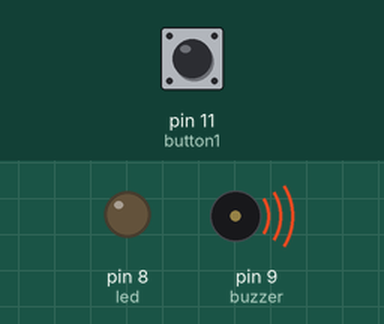
A sketch run on a simulated Arduino Uno, built with avr-gcc and run on an emulated ATmega328P. Parts: output pins drawn as LEDs (lit = HIGH), buzzer (waves = sounding). Inputs (shaded band) come from the test bench; at power-on: pin 11 (button1) HIGH.

Above: at 1.2 s.
1.3 s: pin 11 (button1) pulled LOW for 1 s
At 2.25 s:
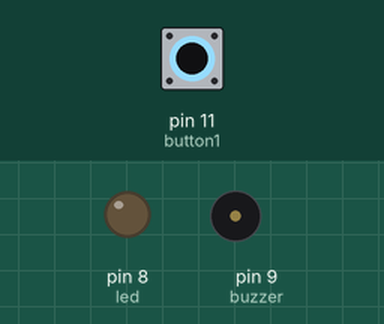
3.8 s: pin 11 (button1) pulled LOW for 3.2 s
Timing chart, 0 to 14.5 s (numbered marks = the images above; inputs shaded):
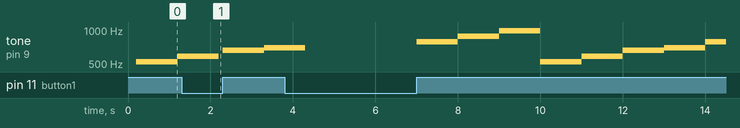

Measured:
- by itself, tone on pin 9 (buzzer): plays 784 Hz for 1.0 s, 880 Hz for 1.0 s, 988 Hz for 1.0 s, 523 Hz for 1.0 s, 587 Hz for 1.0 s, 659 Hz for 1.0 s … (8 notes in this stretch)

The sketch:

res.ino
```cpp
// File generated by ArduinoML (C/yacc/lex)

#define NOTE_A 880
#define NOTE_B 988
#define NOTE_C 523
#define NOTE_D 587
#define NOTE_E 659
#define NOTE_F 698
#define NOTE_G 784

#define OFF LOW
#define ON HIGH
#define SHORT 1000
#define LONG 3000

long time = 0;
long debounce = 200;

int buzzer = 9;
int led = 8;
int button2 = 10;
int button1 = 11;

void setup() {
  pinMode(buzzer, OUTPUT);
  pinMode(led, OUTPUT);
  pinMode(button2, INPUT);
  pinMode(button1, INPUT);
}

void do_action(int actuator, int act_signal, int value, boolean guard) {
  if (!guard) return;
  if (act_signal == OFF || act_signal == ON) {
    digitalWrite(actuator, act_signal);
  } else {
    tone(actuator, value, 1000 / 1);
    delay(act_signal);
    noTone(actuator);
  }
}

void state_on(boolean act_guard) {
  do_action(led, ON, HIGH, act_guard);
  do_action(buzzer, SHORT, NOTE_C, act_guard);
  delay(SHORT);
  do_action(buzzer, SHORT, NOTE_C, act_guard);
  delay(SHORT);
  do_action(buzzer, SHORT, NOTE_C, act_guard);
  boolean guard =  millis() - time > debounce;
  if (digitalRead(button1) == LOW && guard) {
    time = millis();
    state_off(true);
  } else if (digitalRead(button2) == LOW && guard) {
    time = millis();
    state_off(true);
  } else  {
    state_on(false);
  }
}

void state_do(boolean act_guard) {
  do_action(buzzer, SHORT, NOTE_C, act_guard);
  boolean guard =  millis() - time > debounce;
  if (digitalRead(button1) == HIGH && guard) {
    time = millis();
    state_re(true);
  } else  {
    state_do(false);
  }
}

void state_re(boolean act_guard) {
  do_action(buzzer, SHORT, NOTE_D, act_guard);
  boolean guard =  millis() - time > debounce;
  if (digitalRead(button1) == HIGH && guard) {
    time = millis();
    state_mi(true);
  } else  {
    state_re(false);
  }
}

void state_mi(boolean act_guard) {
  do_action(buzzer, SHORT, NOTE_E, act_guard);
  boolean guard =  millis() - time > debounce;
  if (digitalRead(button1) == HIGH && guard) {
    time = millis();
    state_fa(true);
  } else  {
    state_mi(false);
  }
}

void state_fa(boolean act_guard) {
  do_action(buzzer, SHORT, NOTE_F, act_guard);
  boolean guard =  millis() - time > debounce;
  if (digitalRead(button1) == HIGH && guard) {
    time = millis();
    state_sol(true);
  } else  {
    state_fa(false);
  }
}

void state_sol(boolean act_guard) {
  do_action(buzzer, SHORT, NOTE_G, act_guard);
  boolean guard =  millis() - time > debounce;
  if (digitalRead(button1) == HIGH && guard) {
    time = millis();
    state_la(true);
  } else  {
    state_sol(false);
  }
}

void state_la(boolean act_guard) {
  do_action(buzzer, SHORT, NOTE_A, act_guard);
  boolean guard =  millis() - time > debounce;
  if (digitalRead(button1) == HIGH && guard) {
    time = millis();
    state_si(true);
  } else  {
    state_la(false);
  }
}

void state_si(boolean act_guard) {
  do_action(buzzer, SHORT, NOTE_B, act_guard);
  boolean guard =  millis() - time > debounce;
  if (digitalRead(button1) == HIGH && guard) {
    time = millis();
    state_do(true);
  } else  {
    state_si(false);
  }
}

void state_off(boolean act_guard) {
  do_action(led, OFF, HIGH, act_guard);
  do_action(buzzer, OFF, HIGH, act_guard);
  boolean guard =  millis() - time > debounce;
  if (digitalRead(button1) == HIGH && guard) {
    time = millis();
    state_do(true);
  } else  {
    state_off(false);
  }
}

void loop() {
  state_off(true);
}
```
